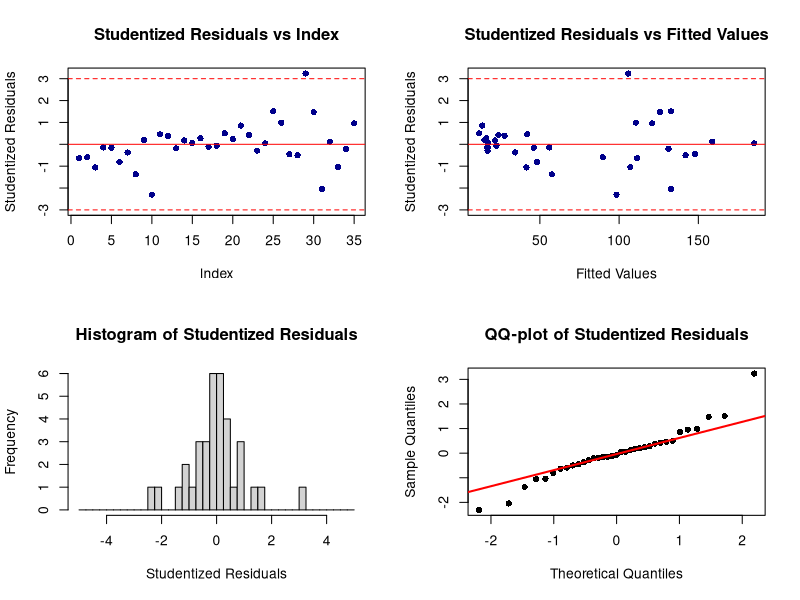
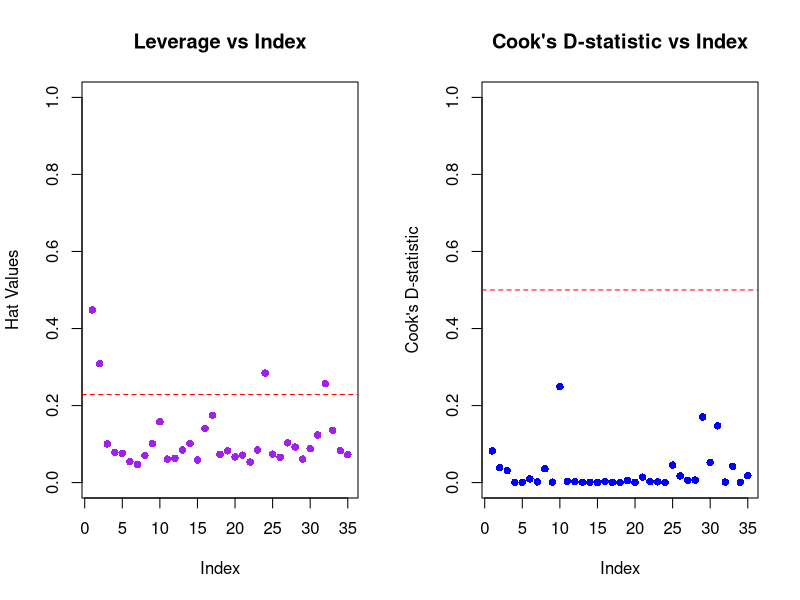
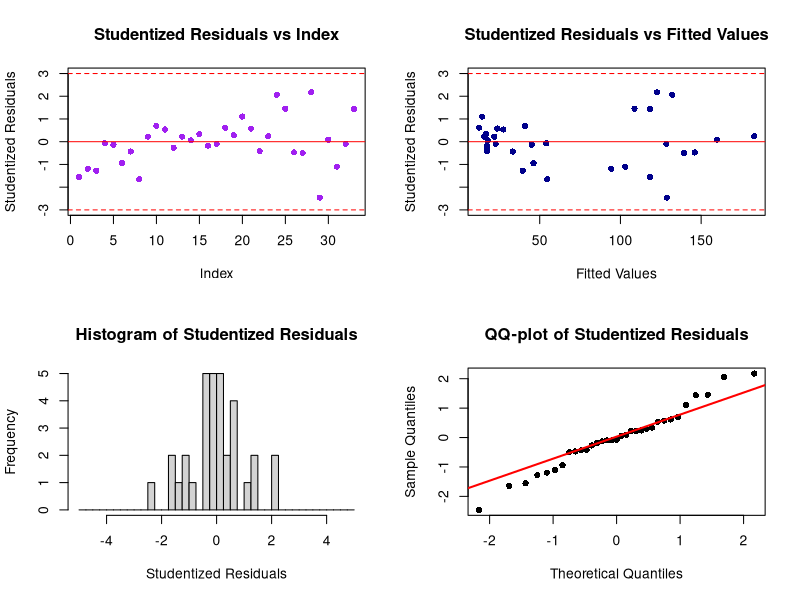
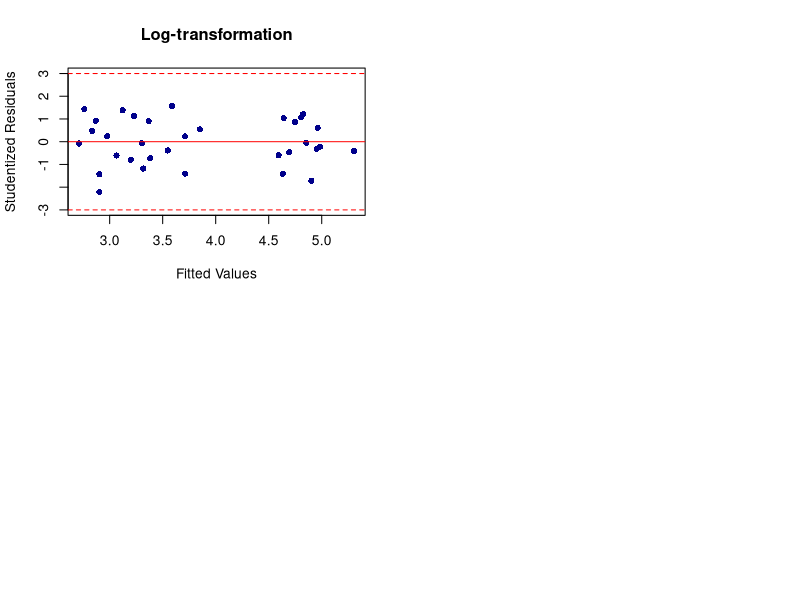

Write R code to recreate these figures, in order.
## Residual analysis on Forestry dataset using area as the target variable

# Read data
forestry <- read.csv("forestry.csv", header = T)

# Full model
model <- lm(area ~ height + caliper + htcal, data = forestry)
summ <- summary(model) # Full model summary

# Derive Studentized residuals
n <- dim(forestry)[1]
sigma_hat <- summ$sigma # Sigma-hat
X <- cbind(rep(1, n), forestry$height, forestry$caliper, forestry$htcal) # X matrix
H <- X %*% solve(t(X) %*% X) %*% t(X) # Hat matrix
h <- diag(H) # Diagonal elements of H
st_resid <- model$residuals/(sigma_hat*sqrt(1-h)) # Studentized Residuals

par(mfrow = c(2,2))

# Plot of Studentized Residuals vs Index
index <- 1:n
{plot(st_resid, ylim = c(min(-3, min(st_resid)),max(3, max(st_resid))), 
     col = "darkblue", xlab = "Index", pch = 16,
     ylab = "Studentized Residuals", main = "Studentized Residuals vs Index")
abline(h=c(0,3,-3), lty = c(1,2,2), col = "red")}

# Plot of Studentized Residuals vs Fitted Values
{plot(model$fitted.values, st_resid, ylim = c(min(-3, min(st_resid)), max(3, max(st_resid))), 
     col = "darkblue", pch = 16, xlab = "Fitted Values", ylab = "Studentized Residuals", 
     main = "Studentized Residuals vs Fitted Values")
abline(h=c(0,3,-3), lty = c(1,2,2), col = "red")}

# Histogram of Studentized Residuals
hist(x = st_resid, xlab = "Studentized Residuals", 
     main = "Histogram of Studentized Residuals", breaks=seq(-5,5,0.25))

# QQ-Plot of Studentized Residuals
{qqnorm(st_resid, pch = 16, main = "QQ-plot of Studentized Residuals")
qqline((st_resid), col = "red", lwd = 2)}

# Get observation with largest studentized residual
larStRes <- max(st_resid)
indexLarStRes <- which(st_resid == larStRes)

# Leverage calculations
lev <- hatvalues(model)
n <- length(lev)
index <- 1:n
avLev = mean(lev)
highLev = which(lev > (2*avLev)) # Observations with leverage considered to be high

# Cook's D-statistic calculations
cooks <- cooks.distance(model)
n <- length(cooks)
index <- 1:n
sortedCooks <- sort(cooks, decreasing = T)
highestCooks <- sortedCooks[1:3]
mostInf <- c()
for(i in 1:3) { # Get indices of top 3 most influential observations
  mostInf <- append(mostInf, which(cooks == highestCooks[i]))
}

par(mfrow = c(1,2))

# Plot of Leverage vs Index
{plot(x = index, y = lev, col = "purple", pch = 16, xlab = "Index", 
     ylab = "Hat Values", ylim = c(0,1), main = "Leverage vs Index")
abline(h = (2*avLev), col = "red", lty = 2)}

# Plot of Cook's D-statistic vs Index
{plot(x = index, y = cooks, col = "blue", pch = 16, xlab = "Index", 
     ylab = "Cook's D-statistic", ylim = c(0,1), main = "Cook's D-statistic vs Index")
abline(h = 0.5, col = "red", lty = 2)}

# Delete observations 10 and 29 since they look like outliers
newForestry <- forestry[-c(10,29),]

# New model
newModel <- lm(area ~ height + caliper + htcal, data = newForestry)
newSumm <- summary(newModel) # Summary of new model

# Derive Studentized residuals
n <- dim(newForestry)[1]
sigma_hat <- newSumm$sigma # Sigma-hat
X <- cbind(rep(1, n), newForestry$height, newForestry$caliper, newForestry$htcal) # X matrix
H <- X %*% solve(t(X) %*% X) %*% t(X) # Hat matrix
h <- diag(H) # Diagonal elements of H
stRes <- newModel$residuals/(sigma_hat*sqrt(1-h)) # Studentized Residuals

par(mfrow = c(2,2))

# Plot of Studentized Residuals vs Index
index <- 1:n
{plot(stRes, ylim = c(min(-3, min(stRes)),max(3, max(stRes))),col = "purple", pch = 16, 
      xlab = "Index", ylab = "Studentized Residuals", main = "Studentized Residuals vs Index")
abline(h=c(0,3,-3), lty = c(1,2,2), col = "red")}

# Plot of Studentized Residuals vs Fitted Values
{plot(newModel$fitted.values, stRes, ylim = c(min(-3, min(stRes)),max(3, max(stRes))),
     col = "darkblue", pch = 16, 
     xlab = "Fitted Values", ylab = "Studentized Residuals", 
     main = "Studentized Residuals vs Fitted Values")
abline(h=c(0,3,-3), lty = c(1,2,2), col = "red")}

# Histogram of Studentized Residuals
hist(x = stRes, xlab = "Studentized Residuals", 
     main = "Histogram of Studentized Residuals", breaks=seq(-5,5,0.25))

# QQ-Plot of Studentized Residuals
{qqnorm(stRes, pch = 16, main = "QQ-plot of Studentized Residuals")
qqline((stRes), col = "red", lwd = 2)}

## Perform log transformation to see if variability stabilises
# Model of log(area) without observarions 10 and 29
logModel <- lm(log(area) ~ height + caliper + htcal, data = newForestry)
logSumm <- summary(logModel)

# Derive Studentized residuals
n <- dim(newForestry)[1]
sigma_hat <- logSumm$sigma # Sigma-hat
X <- cbind(rep(1, n), newForestry$height, newForestry$caliper, newForestry$htcal) # X matrix
H <- X %*% solve(t(X) %*% X) %*% t(X) # Hat matrix
h <- diag(H) # Diagonal elements of H
logStRes <- logModel$residuals/(sigma_hat*sqrt(1-h)) # Studentized Residuals

# Plot of Studentized Residuals vs Fitted Values
{plot(logModel$fitted.values, logStRes, ylim = c(min(-3, min(logStRes)),max(3, max(logStRes))), 
     col = "darkblue", pch = 16, xlab = "Fitted Values", ylab = "Studentized Residuals", 
     main = "Log-transformation")
abline(h=c(0,3,-3), lty = c(1,2,2), col = "red")}


